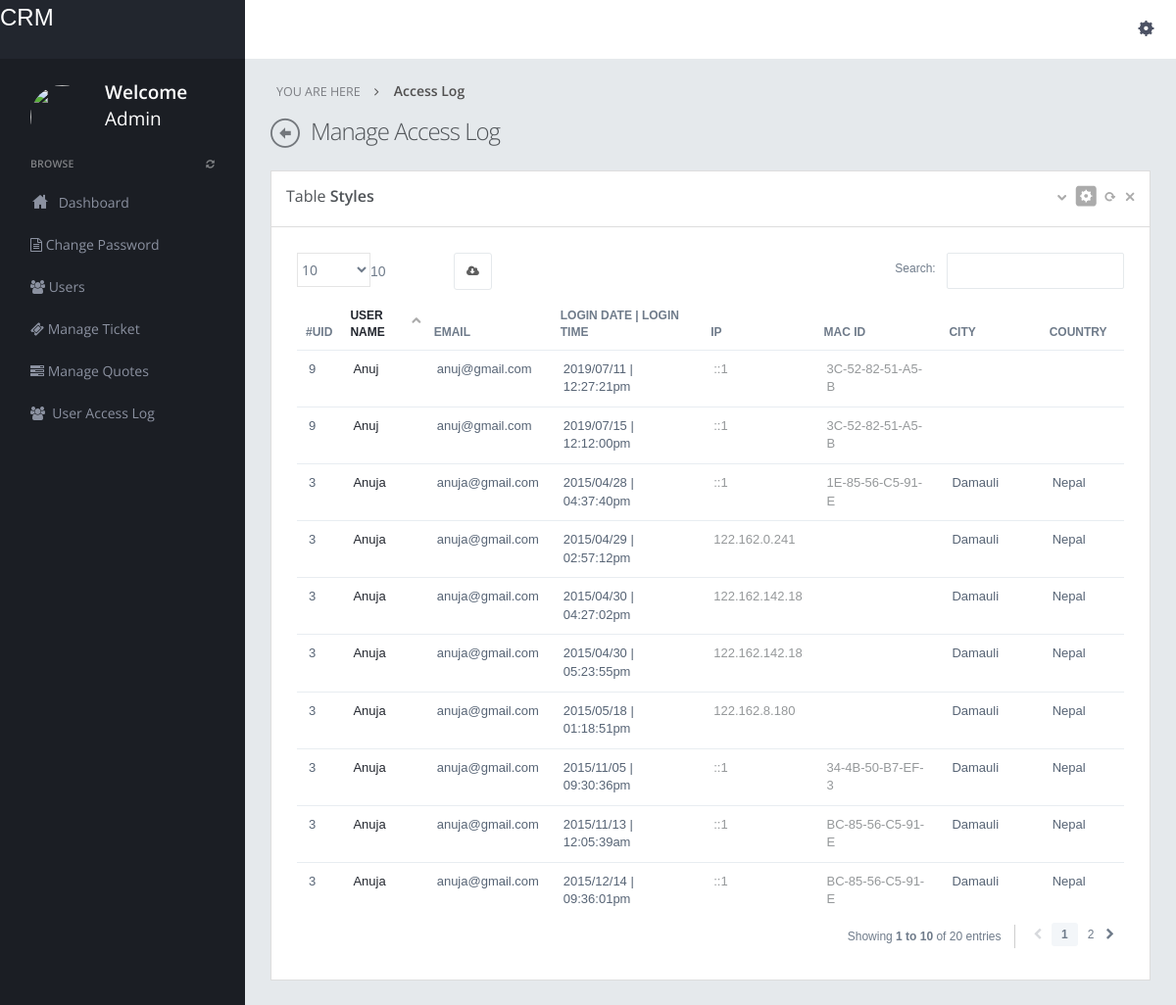
Screenshot of /crm/admin/user-access-log.php (signed in) with the database file from the repository.
### tables this page shows
CREATE TABLE `usercheck` (
  `id` int(11) NOT NULL,
  `logindate` varchar(255) DEFAULT '',
  `logintime` varchar(255) DEFAULT '',
  `user_id` int(11) DEFAULT NULL,
  `username` varchar(255) DEFAULT NULL,
  `email` varchar(255) DEFAULT '',
  `ip` varbinary(16) DEFAULT NULL,
  `mac` varbinary(16) DEFAULT NULL,
  `city` varchar(255) DEFAULT NULL,
  `country` varchar(255) DEFAULT NULL
);

### crm/admin/user-access-log.php (the view, shortened to what this page needs)
<?php
include("dbconnection.php");
?>
<!DOCTYPE html>
<html>
<head>
<link href="assets/plugins/bootstrap-select2/select2.css" rel="stylesheet" type="text/css" media="screen"/>
<link href="assets/plugins/jquery-datatable/css/jquery.dataTables.css" rel="stylesheet" type="text/css"/>
<link href="assets/plugins/datatables-responsive/css/datatables.responsive.css" rel="stylesheet" type="text/css" media="screen"/>
<link href="assets/plugins/boostrapv3/css/bootstrap.min.css" rel="stylesheet" type="text/css"/>
<link href="assets/plugins/boostrapv3/css/bootstrap-theme.min.css" rel="stylesheet" type="text/css"/>
<link href="assets/plugins/font-awesome/css/font-awesome.css" rel="stylesheet" type="text/css"/>
<link href="assets/css/animate.min.css" rel="stylesheet" type="text/css"/>
<link href="assets/plugins/jquery-scrollbar/jquery.scrollbar.css" rel="stylesheet" type="text/css"/>
<link href="assets/css/style.css" rel="stylesheet" type="text/css"/>
<link href="assets/css/responsive.css" rel="stylesheet" type="text/css"/>
<link href="assets/css/custom-icon-set.css" rel="stylesheet" type="text/css"/>
</head>
<body class="">
<?php include("header.php");?>
<div class="page-container row">
      <?php include("leftbar.php");?>
    </div>
  </div>
  <div class="page-content">
    <div class="content">
      <ul class="breadcrumb">
        <li>
          <p>YOU ARE HERE</p>
        </li>
        <li><a href="#" class="active">Access Log</a> </li>
      </ul>
      <div class="page-title"> <i class="icon-custom-left"></i>
        <h3>Manage Access Log</h3>
      </div>
      <div class="row-fluid">
        <div class="span12">
          <div class="grid simple ">
            <div class="grid-title">
              <h4>Table <span class="semi-bold">Styles</span></h4>
              <div class="tools"> <a href="javascript:;" class="collapse"></a> <a href="#grid-config" data-toggle="modal" class="config"></a> <a href="javascript:;" class="reload"></a> <a href="javascript:;" class="remove"></a> </div>
            </div>
            <div class="grid-body ">
              <table class="table table-hover table-condensed" id="example">
                <thead>
                  <tr>
                    <th style="width:1%">#Uid</th>
                    <th style="width:10%">User Name</th>
                      <th style="width:10%">Email </th>
                             <th style="width:18%">Login date | Login Time </th>
                    <th style="width:10%" data-hide="phone,tablet">IP</th>
                    <th style="width:15%">Mac id</th>
                    <th style="width:12%" data-hide="phone,tablet">City </th>
                    <th style="width:10%">Country </th>
                  </tr>
                </thead>
                <tbody>
                <?php $ret=mysqli_query($con,"select * from usercheck ");
				$cnt=1;
				while($row=mysqli_fetch_array($ret))
				{?>
                  <tr >
                    <td class="v-align-middle"><?php echo $row['user_id'];?></td>
                    <td class="v-align-middle"><?php echo $row['username'];?></td>
                               <td class="v-align-middle"><?php echo $row['email'];?></td>
                               <td class="v-align-middle"><?php echo $row['logindate'];?> | <?php echo $row['logintime'];?> </td>
                    <td class="v-align-middle"><span class="muted"><?php echo $row['ip'];?></span></td>
                    <td><span class="muted"><?php echo $row['mac'];?></span></td>
                    <td class="v-align-middle"><?php echo $row['city'];?>
                    </td>
                      <td><?php echo $row['country'];?></td>
                  </tr>
                 <?php $cnt=$cnt+1; } ?>
                </tbody>
              </table>
            </div>
          </div>
        </div>
      </div>
     </div>
  </div>
</div>
</body>
</html>

### crm/admin/assets/css/responsive.css (style rules this page uses)
@media (min-width: 980px) { .page-content { margin-left: 250px; min-height: 100%; } }

### rows the page displays
usercheck: user "3", username "Anuja", email "anuja@gmail.com", logindate "2015/04/28", logintime "04:37:40pm", ip "::1", mac "1E-85-56-C5-91-E", city "Damauli", country "Nepal"
usercheck: user "3", username "Anuja", email "anuja@gmail.com", logindate "2015/04/29", logintime "02:57:12pm", ip "122.162.0.241", city "Damauli", country "Nepal"
usercheck: user "3", username "Anuja", email "anuja@gmail.com", logindate "2015/04/30", logintime "04:27:02pm", ip "122.162.142.18", city "Damauli", country "Nepal"
usercheck: user "3", username "Anuja", email "anuja@gmail.com", logindate "2015/04/30", logintime "05:23:55pm", ip "122.162.142.18", city "Damauli", country "Nepal"
usercheck: user "3", username "Anuja", email "anuja@gmail.com", logindate "2015/05/18", logintime "01:18:51pm", ip "122.162.8.180", city "Damauli", country "Nepal"
usercheck: user "3", username "Anuja", email "anuja@gmail.com", logindate "2015/11/05", logintime "09:30:36pm", ip "::1", mac "34-4B-50-B7-EF-3", city "Damauli", country "Nepal"
usercheck: user "3", username "Anuja", email "anuja@gmail.com", logindate "2015/11/13", logintime "12:05:39am", ip "::1", mac "BC-85-56-C5-91-E", city "Damauli", country "Nepal"
usercheck: user "3", username "Anuja", email "anuja@gmail.com", logindate "2015/12/14", logintime "09:36:01pm", ip "::1", mac "BC-85-56-C5-91-E", city "Damauli", country "Nepal"
usercheck: user "9", username "Anuj", email "anuj@gmail.com", logindate "2019/07/11", logintime "12:27:21pm", ip "::1", mac "3C-52-82-51-A5-B"
usercheck: user "9", username "Anuj", email "anuj@gmail.com", logindate "2019/07/15", logintime "12:12:00pm", ip "::1", mac "3C-52-82-51-A5-B"
